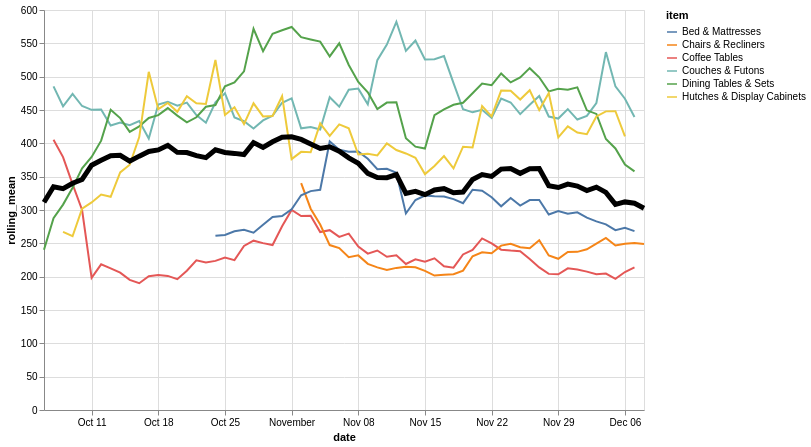

Source (Vega-Lite JSON):
### Vega-Lite specification from a JSON file in a GitHub repository (floating-point values rounded to 4 significant figures; data arrays with more than 128 entries replaced by an {"elided": "..."} marker saying what was removed)
{"config": {"view": {"continuousWidth": 400, "continuousHeight": 300}}, "layer": [{"data": {"name": "data-0ec82130efbffd325ca5e22692e1fa11"}, "mark": "line", "encoding": {"color": {"type": "nominal", "field": "item"}, "x": {"type": "temporal", "field": "date"}, "y": {"type": "quantitative", "field": "rolling_mean"}}, "transform": [{"window": [{"op": "mean", "field": "log_price", "as": "rolling_mean"}], "frame": [-4, 3]}]}, {"data": {"name": "data-aa13ac48cc21e7506990b354699f341a"}, "mark": {"type": "line", "color": "black", "size": 5}, "encoding": {"x": {"type": "temporal", "field": "date"}, "y": {"type": "quantitative", "field": "rolling_mean"}}, "transform": [{"window": [{"op": "mean", "field": "log_price", "as": "rolling_mean"}], "frame": [-4, 3]}]}], "height": 400, "width": 600, "$schema": "https://vega.github.io/schema/vega-lite/v4.8.1.json", "datasets": {"data-0ec82130efbffd325ca5e22692e1fa11": {"elided": "329 records"}, "data-aa13ac48cc21e7506990b354699f341a": [{"date": "2020-10-06", "log_price": 145.0}, {"date": "2020-10-07", "log_price": 371.8}, {"date": "2020-10-08", "log_price": 366.6}, {"date": "2020-10-09", "log_price": 362.8}, {"date": "2020-10-10", "log_price": 428.0}, {"date": "2020-10-11", "log_price": 318.1}, {"date": "2020-10-12", "log_price": 388.9}, {"date": "2020-10-13", "log_price": 385.2}, {"date": "2020-10-14", "log_price": 315.8}, {"date": "2020-10-15", "log_price": 431.1}, {"date": "2020-10-16", "log_price": 420.5}, {"date": "2020-10-17", "log_price": 368.3}, {"date": "2020-10-18", "log_price": 358.0}, {"date": "2020-10-19", "log_price": 378.4}, {"date": "2020-10-20", "log_price": 445.6}, {"date": "2020-10-21", "log_price": 403.1}, {"date": "2020-10-22", "log_price": 370.9}, {"date": "2020-10-23", "log_price": 346.5}, {"date": "2020-10-24", "log_price": 418.2}, {"date": "2020-10-25", "log_price": 331.4}, {"date": "2020-10-26", "log_price": 334.2}, {"date": "2020-10-27", "log_price": 472.1}, {"date": "2020-10-28", "log_price": 413.5}, {"date": "2020-10-29", "log_price": 392.7}, {"date": "2020-10-30", "log_price": 356.8}, {"date": "2020-10-31", "log_price": 489.9}, {"date": "2020-11-01", "log_price": 359.6}, {"date": "2020-11-02", "log_price": 399.8}, {"date": "2020-11-03", "log_price": 387.8}, {"date": "2020-11-04", "log_price": 477.7}, {"date": "2020-11-05", "log_price": 383.0}, {"date": "2020-11-06", "log_price": 338.7}, {"date": "2020-11-07", "log_price": 302.4}, {"date": "2020-11-08", "log_price": 509.8}, {"date": "2020-11-09", "log_price": 305.5}, {"date": "2020-11-10", "log_price": 320.8}, {"date": "2020-11-11", "log_price": 323.7}, {"date": "2020-11-12", "log_price": 355.4}, {"date": "2020-11-13", "log_price": 333.1}, {"date": "2020-11-14", "log_price": 337.6}, {"date": "2020-11-15", "log_price": 338.6}, {"date": "2020-11-16", "log_price": 285.0}, {"date": "2020-11-17", "log_price": 329.1}, {"date": "2020-11-18", "log_price": 281.7}, {"date": "2020-11-19", "log_price": 379.6}, {"date": "2020-11-20", "log_price": 371.2}, {"date": "2020-11-21", "log_price": 284.3}, {"date": "2020-11-22", "log_price": 346.2}, {"date": "2020-11-23", "log_price": 488.6}, {"date": "2020-11-24", "log_price": 345.2}, {"date": "2020-11-25", "log_price": 306.4}, {"date": "2020-11-26", "log_price": 369.1}, {"date": "2020-11-27", "log_price": 386.9}, {"date": "2020-11-28", "log_price": 313.2}, {"date": "2020-11-29", "log_price": 339.6}, {"date": "2020-11-30", "log_price": 347.4}, {"date": "2020-12-01", "log_price": 282.9}, {"date": "2020-12-02", "log_price": 324.4}, {"date": "2020-12-03", "log_price": 347.6}, {"date": "2020-12-04", "log_price": 345.0}, {"date": "2020-12-05", "log_price": 332.6}, {"date": "2020-12-06", "log_price": 355.0}, {"date": "2020-12-07", "log_price": 276.1}, {"date": "2020-12-08", "log_price": 204.3}]}}
